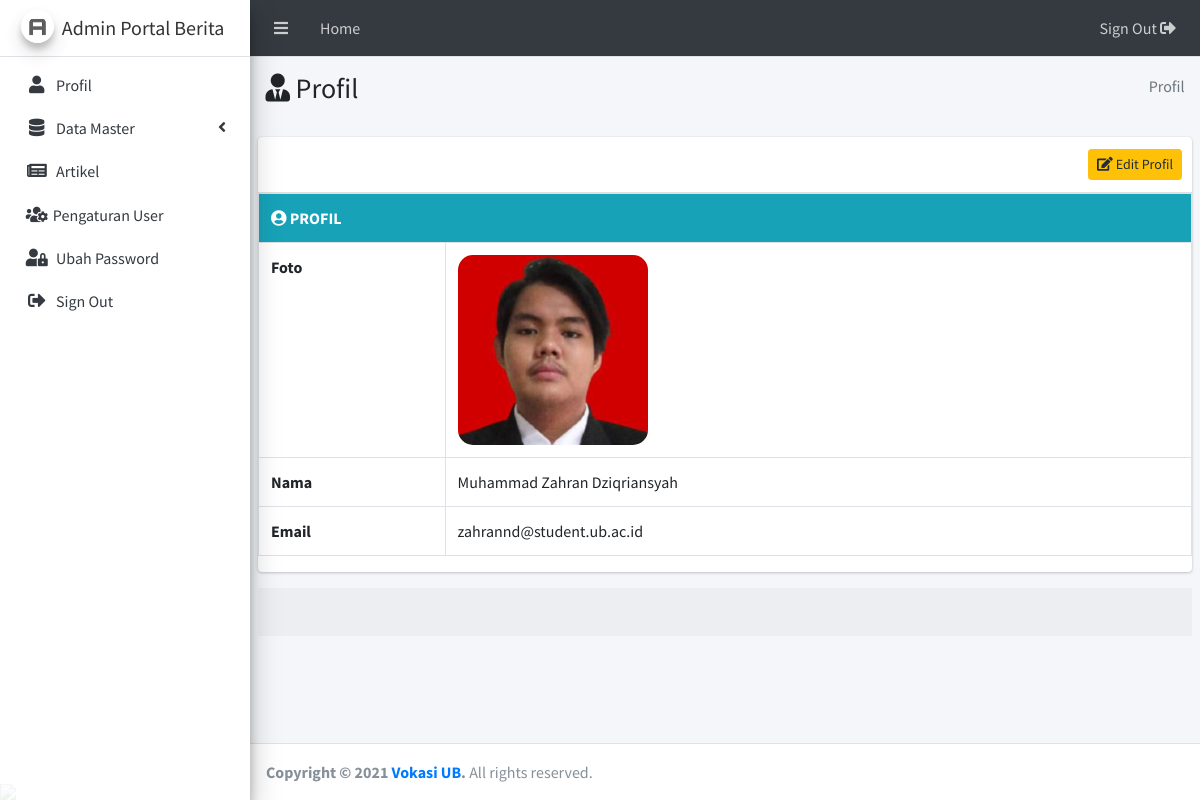
Screenshot of /admin/index.php?include=profil (signed in) with the database file from the repository.
### tables this page shows
CREATE TABLE `user` (
  `id_user` int(11) NOT NULL,
  `nama` varchar(100) DEFAULT NULL,
  `email` varchar(50) DEFAULT NULL,
  `username` varchar(30) DEFAULT NULL,
  `password` varchar(150) DEFAULT NULL,
  `level` varchar(30) DEFAULT NULL,
  `foto` varchar(100) DEFAULT NULL
);

### admin/include/profil.php (the view, shortened to what this page needs)
<?php
$id_user = $_SESSION['id_user'];
$sql = "SELECT `nama`, `email`,`foto` from `user`
where `id_user`='$id_user'";
$query = mysqli_query($koneksi, $sql);
while($data = mysqli_fetch_row($query)){
$nama = $data[0];
$email = $data[1];
$foto = $data[2];
}
?>
<section class="content-header">
      <div class="container-fluid">
        <div class="row mb-2">
          <div class="col-sm-6">
            <h3><i class="fas fa-user-tie"></i> Profil</h3>
          </div>
          <div class="col-sm-6">
            <ol class="breadcrumb float-sm-right">
              <li class="breadcrumb-item active">Profil</li>
            </ol>
          </div>
        </div>
      </div>
    </section>
    <section class="content">
      <div class="card">
        <div class="card-header">
          <div class="card-tools">
            <a href="index.php?include=edit-profil" class="btn btn-sm btn-warning float-right"><i class="fas fa-edit"></i> Edit Profil</a>
          </div>
        </div>
                <table class="table table-bordered">
                    <tbody>
                      <tr class="bg-info">
                        <td colspan="2"><i class="fas fa-user-circle"></i> <strong>PROFIL<strong></td>
                      </tr>
                      <tr>
                      <td width="20%"><strong>Foto<strong></td>
                <td width="80%">
                  <div style="width: 190px; height: 190px; background-image: url(foto/<?php echo $foto;?>); background-size: cover; border-radius: 15px;"></div>
                </td>
                      </tr>
                      <tr>
                        <td width="20%"><strong>Nama<strong></td>
                        <td width="80%"><?php echo $nama; ?></td>
                      </tr>
                      <tr>
                        <td width="20%"><strong>Email<strong></td>
                        <td width="80%"><?php echo $email; ?></td>
                      </tr>
                    </tbody>
                  </table>
        </div>
        <div class="card-footer clearfix">&nbsp;</div>
      </div>

### rows the page displays
user: foto (picture), nama "Muhammad Zahran Dziqriansyah", email "zahrannd@student.ub.ac.id"
